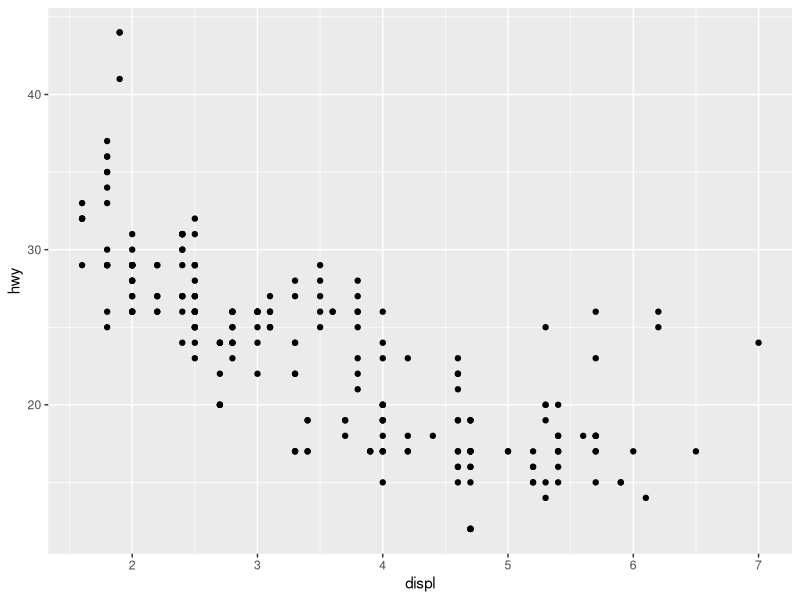
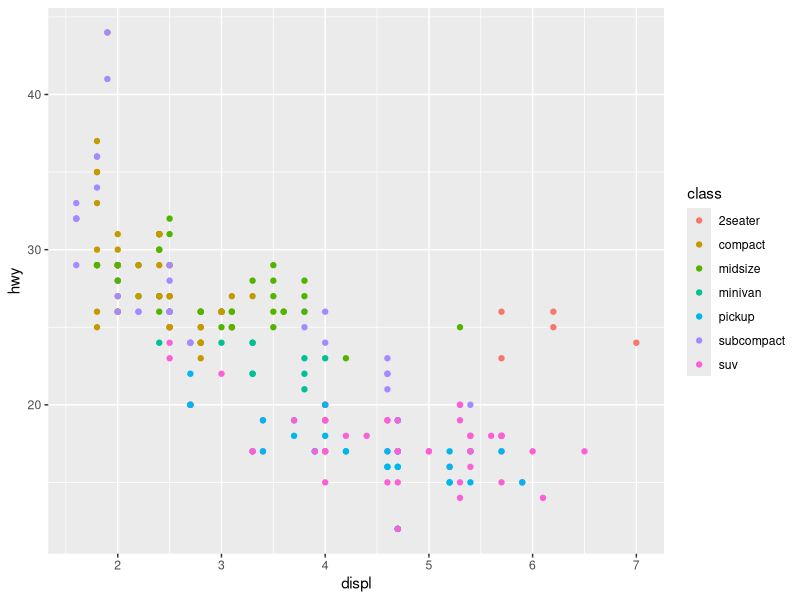
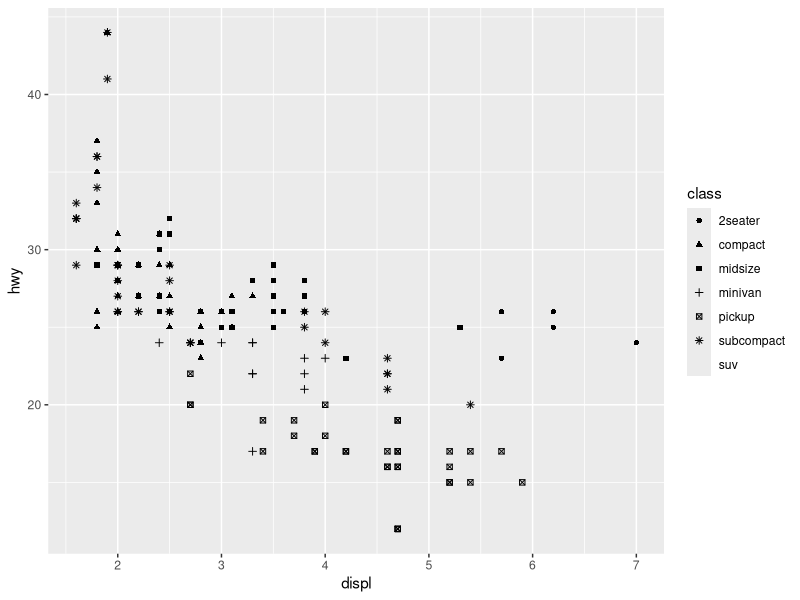
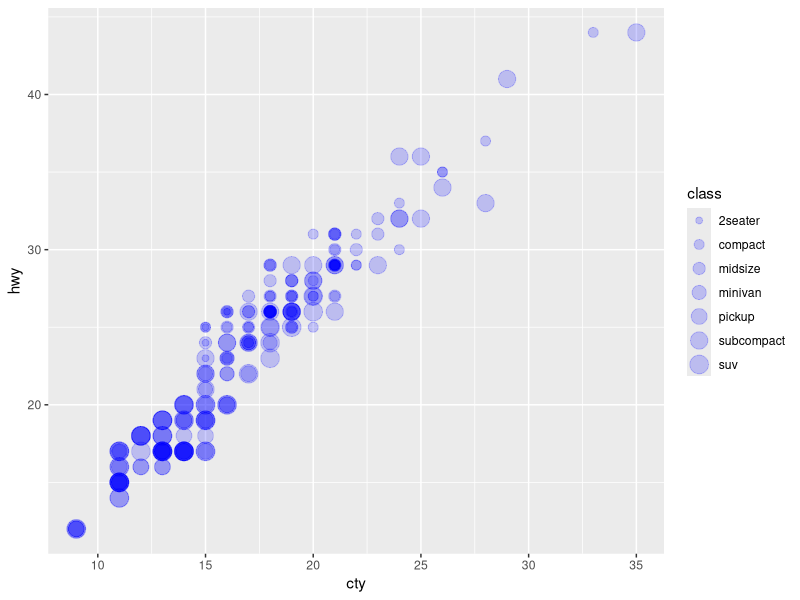
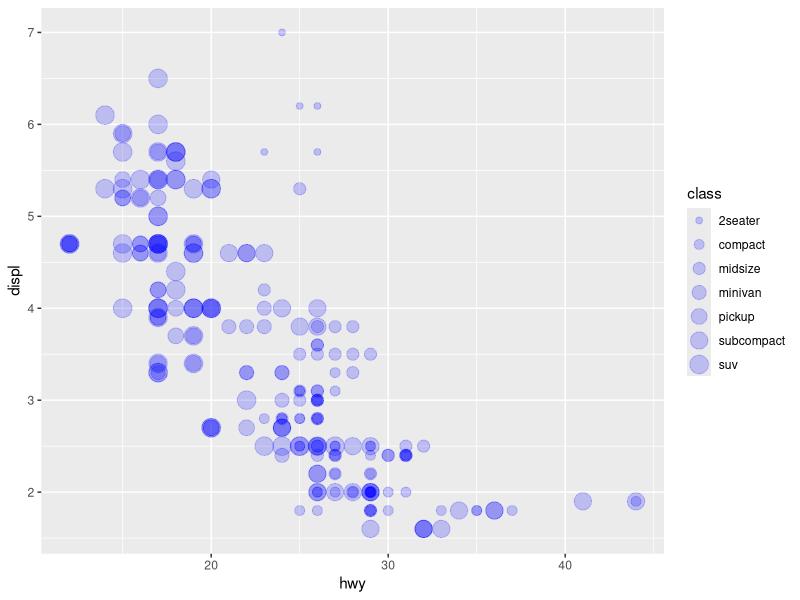

Reproduce these figures in R, in order. (Note: this script raises an error after producing the figures.)
## ---- chunk 1
knitr::opts_chunk$set(echo = TRUE)
## ---- chunk 2
summary(cars)

library(tidyverse)
##data from r
mpg
g <- ggplot(data= mpg, aes(x = displ, y=hwy))   ## g object is 
g+ geom_point()



## ---- chunk 3
g + geom_point(aes(color = class))
## ---- chunk 4
g + geom_point(aes(shape = class))
## ---- chunk 5
ggplot(data = mpg, aes(x=cty, y= hwy, size= class, color, fl)) + geom_point (alpha =0.2, color = 'blue')
## ---- chunk 6
ggplot(data = mpg, aes(x=hwy, y= displ, size= class, color, cty)) + geom_point (alpha =0.2, color = 'blue')

ggplot(data = mpg, aes(x=hwy, y= displ, size= class, color, cty)) + geom_point (alpha =0.2, color =  displ < 5)

## ---- chunk 7

ggplot(mpg, aes(x = drv, y = hwy))+ 
geom_violin() #violin plot

ggplot(data=mpg,aes(x=displ, y =hwy))+
geom_point() +
geom_smooth()+  ##smoothing is loess
labs(title="relationship b/w engine size", x = "hwy mpg", y = " engine displacement") +

theme_bw()+
theme(text = element_text(size = 10))

## ---- chunk 8
plot(pressure)
